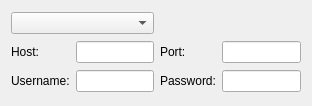
<?xml version="1.0" encoding="UTF-8"?>
<ui version="4.0">
 <class>ProxyWidget</class>
 <widget class="QWidget" name="ProxyWidget">
  <property name="geometry">
   <rect>
    <x>0</x>
    <y>0</y>
    <width>312</width>
    <height>106</height>
   </rect>
  </property>
  <property name="windowTitle">
   <string notr="true">Form</string>
  </property>
  <layout class="QGridLayout" name="gridLayout_2">
   <item row="1" column="1">
    <widget class="QLineEdit" name="proxyHost"/>
   </item>
   <item row="1" column="0">
    <widget class="QLabel" name="label">
     <property name="text">
      <string>Host:</string>
     </property>
    </widget>
   </item>
   <item row="6" column="1">
    <widget class="QLineEdit" name="proxyUsername"/>
   </item>
   <item row="6" column="0">
    <widget class="QLabel" name="label_2">
     <property name="text">
      <string>Username:</string>
     </property>
    </widget>
   </item>
   <item row="1" column="2">
    <widget class="QLabel" name="label_4">
     <property name="text">
      <string>Port:</string>
     </property>
    </widget>
   </item>
   <item row="1" column="3">
    <widget class="QLineEdit" name="proxyPort"/>
   </item>
   <item row="6" column="2">
    <widget class="QLabel" name="label_3">
     <property name="text">
      <string>Password:</string>
     </property>
    </widget>
   </item>
   <item row="6" column="3">
    <widget class="QLineEdit" name="proxyPassword">
     <property name="echoMode">
      <enum>QLineEdit::Password</enum>
     </property>
    </widget>
   </item>
   <item row="0" column="0" colspan="2">
    <widget class="QComboBox" name="proxyType"/>
   </item>
  </layout>
 </widget>
 <resources/>
 <connections/>
</ui>
